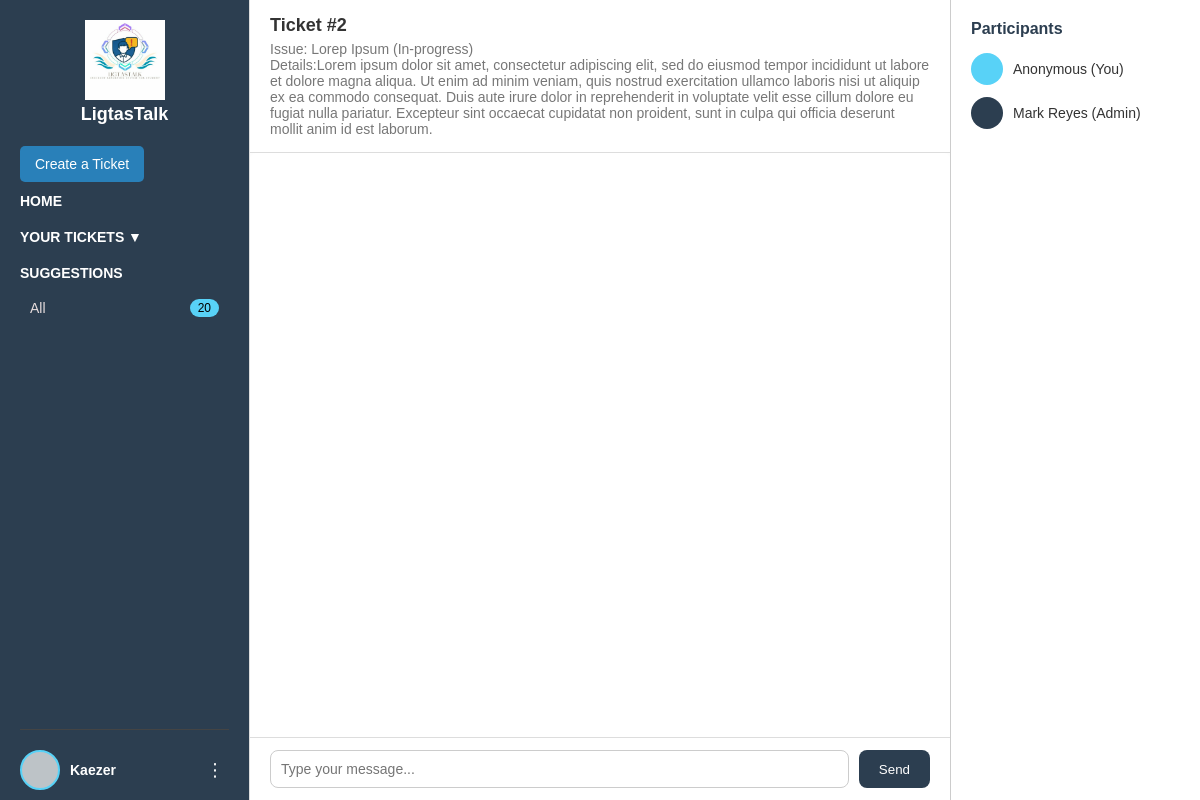
Screenshot of /userTicket.php?ticket_id=2 (signed in) with the database file from the repository.
### tables this page shows
CREATE TABLE `ticket` (
  `ticket_id` int(11) NOT NULL,
  `created_by` int(11) DEFAULT NULL,
  `assigned_to` int(11) DEFAULT NULL,
  `title` varchar(255) NOT NULL,
  `category` varchar(100) DEFAULT NULL,
  `details` text DEFAULT NULL,
  `is_anonymous` tinyint(1) DEFAULT 0,
  `status` enum('Open','In-progress','Closed','Resolved','Reopened') DEFAULT 'Open',
  `created_at` datetime DEFAULT current_timestamp() ON UPDATE current_timestamp()
);

CREATE TABLE `account` (
  `account_id` int(11) NOT NULL,
  `id_number` varchar(50) DEFAULT NULL,
  `email` varchar(100) DEFAULT NULL,
  `password` varchar(255) NOT NULL,
  `name` varchar(100) DEFAULT NULL,
  `role` enum('User','Staff','Admin') NOT NULL,
  `profile_pic` varchar(255) DEFAULT NULL
);

### userTicket.php (the view, shortened to what this page needs)
<?php
require 'connect.php';
if (isset($_GET['ticket_id'])) {
    $ticketId = intval($_GET['ticket_id']);
    $sql = "SELECT * FROM ticket WHERE ticket_id = ? AND created_by = ?";
    $stmt = $conn->prepare($sql);
    $stmt->bind_param("ii", $ticketId, $_SESSION['account_id']);
    $stmt->execute();
    $ticket = $stmt->get_result()->fetch_assoc();
    $creator_sql = "SELECT account_id, name, role FROM account WHERE account_id = ?";
    $creator_stmt = $conn->prepare($creator_sql);
    $creator_stmt->bind_param("i", $ticket['created_by']);
    $creator_stmt->execute();
    $creator = $creator_stmt->get_result()->fetch_assoc();
    $assignee = null;
    if (!empty($ticket['assigned_to'])) {
        $assignee_sql = "SELECT name, role FROM account WHERE account_id = ?";
        $assignee_stmt = $conn->prepare($assignee_sql);
        $assignee_stmt->bind_param("i", $ticket['assigned_to']);
        $assignee_stmt->execute();
        $assignee = $assignee_stmt->get_result()->fetch_assoc();
    }
} else {
    echo "No ticket selected.";
    exit;
}
?>
<!DOCTYPE html>
<html lang="en">
<head>
  <link rel="stylesheet" href="css/userTicketStyle.css">
  <link rel="stylesheet" href="css/userStyle.css">
</head>
<body>
  <aside class="sidebar">
    <div>
      <div class="LogoContainer">
        <img class="logo image" src="images/Logo.jpg" alt="LigtasTalk Logo">
        <h2 class="logo title">LigtasTalk</h2>
      </div>
      <div class="menu">
        <label for="toggleTicket" class="createTicket">Create a Ticket</label>
        <a href="userHome.php"><h4>Home</h4></a>
        <label for="ticketDropdown" class="dropdown-label">
          <h4>Your Tickets ▼</h4>
        </label>
        <h4>Suggestions</h4>
        <ul>
          <a href="suggestions.php">
            <li>All <span class="badge">20</span></li>
          </a>
        </ul>
      </div>
    </div>
    <div class="bottom">
      <div class="profile">
        <div class="profile-pic"></div>
        <div class="username"><?php echo htmlspecialchars($_SESSION['name']); ?></div>
      </div>
      <div class="usern-container">
        <label for="ellipsisToggle" class="ellipsis">⋮</label>
      </div>
    </div>
  </aside>
  <div class="main-content">
    <div class="chat-container">
      <div class="chat-header">
        <h2>Ticket #<?php echo $ticket['ticket_id']; ?></h2>
        <p>Issue: <?php echo htmlspecialchars($ticket['title']); ?> (<?php echo htmlspecialchars($ticket['status']); ?>)</p>
        <p>Details:<?php echo nl2br(htmlspecialchars($ticket['details'])); ?></p>
      </div>
      <div class="messages">
      </div>
      <div class="chat-input">
        <form method="POST" action="send_message.php" style="display:flex; gap:10px; width:100%;">
          <input type="text" name="message" placeholder="Type your message..." autocomplete="off" required />
          <button type="submit">Send</button>
        </form>
      </div>
    </div>
    <div class="right-sidebar">
      <h3>Participants</h3>
      <ul>
        <li>
          <div class="user-icon user"></div>
          <span>
            <?php
              if ($ticket['is_anonymous']) {
                  echo "Anonymous";
                  if ($ticket['created_by'] == $_SESSION['account_id']) {
                      echo " (You)";
                  }
              } else {
                  echo htmlspecialchars($creator['name']);
                  if ($creator['account_id'] == $_SESSION['account_id']) {
                      echo " (You)";
                  }
              }
            ?>
          </span>
        </li>
        <?php if ($assignee) { ?>
          <li>
            <div class="user-icon staff"></div>
            <span><?php echo htmlspecialchars($assignee['name']); ?> (<?php echo $assignee['role']; ?>)</span>
          </li>
        <?php } else { ?>
          <li><span style="color: gray;">No staff assigned yet</span></li>
        <?php } ?>
      </ul>
    </div>
  </div>
</body>
</html>

### css/userTicketStyle.css (style rules this page uses)
* { margin: 0; padding: 0; box-sizing: border-box; font-family: Arial, sans-serif; }
body { display: flex; font-family: Arial, sans-serif; margin: 0; height: 100vh; background: #fafafa; color: #333; overflow: hidden; }
.sidebar { width: 250px; background: #2c3e50; border-right: 1px solid #ddd; height: 100vh; color: white; display: flex; flex-shrink: 0; flex-direction: column; justify-content: space-between; padding: 20px; box-shadow: 2px 0 8px rgba(0,0,0,0.15); min-height: 100vh; }
.logo { font-size: 18px; font-weight: bold; margin-bottom: 30px; text-align: center; }
.menu h4 { margin-bottom: 10px; font-size: 14px; text-transform: uppercase; color: #ffffff; }
.menu ul { list-style: none; }
.menu ul li { padding: 10px; font-size: 14px; color: rgb(231, 221, 221); cursor: pointer; border-radius: 5px; margin-bottom: 5px; transition: 0.2s; }
.bottom { border-top: 1px solid #444; padding-top: 15px; }
.profile { display: flex; align-items: center; gap: 10px; }
.profile-pic { border: 2px solid #58d2f7; width: 40px; height: 40px; border-radius: 50%; background: #bdc3c7; }
.username { font-size: 14px; font-weight: 600; }
.chat-container { flex: 1; display: flex; flex-direction: column; height: 100vh; background: #fdfdfd; position: relative; }
.chat-header { position: sticky; top: 0; background: #fff; padding: 15px 20px; border-bottom: 1px solid #ddd; z-index: 5; }
.chat-header h2 { margin-bottom: 5px; font-size: 18px; }
.chat-header p { font-size: 14px; color: #777; }
.messages { background: #fff; flex: 1; display: flex; flex-direction: column; overflow-y: auto; padding: 20px; padding-bottom: 100px; border-radius: 6px; margin-bottom: 15px; }
.chat-input { position: absolute; bottom: 0; left: 0; right: 0; display: flex; gap: 10px; padding: 12px 20px; border-top: 1px solid #ddd; background: #fff; z-index: 10; }
.chat-input input { flex: 1; padding: 10px; border: 1px solid #ccc; border-radius: 8px; font-size: 14px; }
.chat-input button { background: #2c3e50; color: #fff; padding: 10px 20px; border: none; border-radius: 8px; cursor: pointer; transition: background 0.2s; }
.right-sidebar { border-left: 1px solid #ccc; background: #fff; width: 250px; padding: 20px; overflow-y: auto; }
.right-sidebar h3 { margin-bottom: 15px; font-size: 16px; color: #2c3e50; }
.right-sidebar ul { list-style: none; }
.right-sidebar li { display: flex; align-items: center; margin-bottom: 12px; font-size: 14px; color: #333; }
.user-icon { width: 32px; height: 32px; border-radius: 50%; margin-right: 10px; }
.user-icon.staff { background: #2c3e50; }
.user-icon.user { background: #58d2f7; }

### css/userStyle.css (style rules this page uses)
* { margin: 0; padding: 0; box-sizing: border-box; font-family: Arial, sans-serif; }
a { text-decoration: none; color: inherit; }
body { display: flex; background: #fafafa; color: #333; }
.sidebar { width: 250px; background: #2c3e50; border-right: 1px solid #ddd; height: 100vh; color: white; display: flex; flex-direction: column; justify-content: space-between; padding: 20px; padding-bottom: 0px; box-shadow: 2px 0 8px rgba(0,0,0,0.15); }
.bottom { padding-top: 20px; padding-bottom:10px; border-top: 1px solid #444; display: flex; justify-content: space-between; align-items: center; }
.profile { display: flex; align-items: center; gap: 10px; }
.profile-pic { border: 2px solid #58d2f7; width: 40px; height: 40px; border-radius: 50%; background: #bdc3c7; }
.username { font-size: 14px; font-weight: 600; }
.usern-container { position: relative; }
.ellipsis { font-size: 20px; padding: 5px; border-radius: 50%; transition: background 0.2s; cursor: pointer; font-size: 18px; }
.LogoContainer { text-align: center; }
.logo.image { width:5rem; margin-bottom: 0px; }
.logo { font-size: 18px; font-weight: bold; margin-bottom: 30px; color: white; }
.menu h4 { margin: 5px 0 10px; margin-top: 20px; font-size: 14px; text-transform: uppercase; color: #ffffff; }
.menu ul { list-style: none; }
.menu ul li { padding: 8px 10px; font-size: 14px; display: flex; justify-content: space-between; align-items: center; cursor: pointer; color: rgb(231, 221, 221); }
.badge { background: #58d2f7; padding: 2px 8px; border-radius: 12px; font-size: 12px; color: black; }
.dropdown-label { cursor: pointer; display: block; padding: 0px 10px; padding-left: 0px; color: #fff; font-size: 14px; user-select: none; }
.createTicket { margin-top: 10px; padding: 10px 15px; background: #2980b9; color: #fff; border: none; border-radius: 5px; cursor: pointer; font-size: 14px; transition: background 0.2s; }

### rows the page displays
ticket: ticket_id "2", title "Lorep Ipsum", status "In-progress", details "Lorem ipsum dolor sit amet, consectetur adipiscing elit, sed do eiusmod tempor incididunt ut labore et dolore magna aliqua. Ut enim ad minim veniam, quis nostrud exercitation ullamco laboris nisi ut aliquip ex ea commodo consequat. Duis aute irure dolor in reprehenderit in voluptate velit esse cillum dolore eu fugiat nulla pariatur. Excepteur sint occaecat cupidatat non proident, sunt in culpa qui officia deserunt mollit anim id est laborum."
account: name "Mark Reyes", role "Admin"

### other values shown
$_SESSION['name'] "Kaezer"
